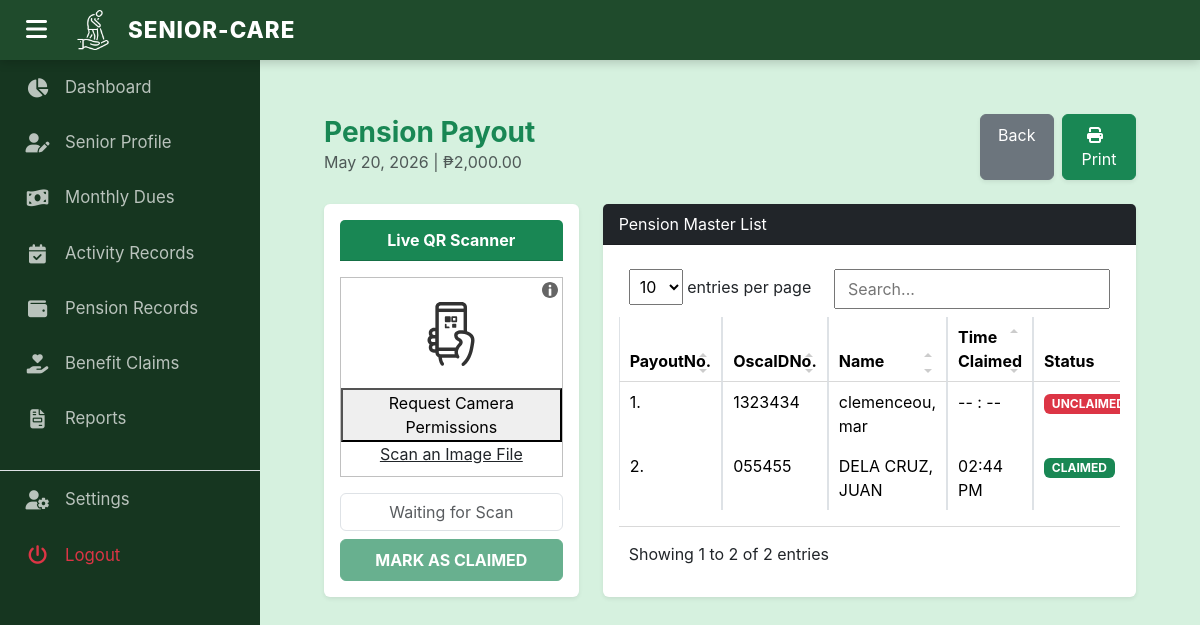
Screenshot of /admin/pension_attendance.php?id=12 (signed in) with the database file from the repository.
### tables this page shows
CREATE TABLE `pension_master` (
  `PensionMasterID` int(11) NOT NULL,
  `PayoutDate` date NOT NULL,
  `CashAmount` decimal(10,2) NOT NULL
);

CREATE TABLE `transaction_logs` (
  `LogID` int(11) NOT NULL,
  `OscaIDNo` varchar(50) NOT NULL,
  `ActivityID` int(11) DEFAULT NULL,
  `PensionMasterID` int(11) DEFAULT NULL,
  `ClaimType` varchar(50) DEFAULT NULL,
  `Amount_Released` decimal(10,2) DEFAULT NULL,
  `DateRecorded` date NOT NULL,
  `TimeRecorded` time NOT NULL,
  `Status` varchar(20) DEFAULT 'Unclaimed',
  `ControlNo` varchar(50) DEFAULT NULL,
  `Reason` text DEFAULT NULL,
  `IsRead` tinyint(1) NOT NULL DEFAULT 0
);

CREATE TABLE `seniors` (
  `OscaIDNo` varchar(50) NOT NULL,
  `LastName` varchar(100) NOT NULL,
  `FirstName` varchar(100) NOT NULL,
  `MiddleName` varchar(100) DEFAULT NULL,
  `Sex` enum('Male','Female') NOT NULL,
  `Purok` varchar(50) DEFAULT NULL,
  `Barangay` varchar(100) DEFAULT NULL,
  `Birthday` date NOT NULL,
  `CitizenStatus` enum('Active','Inactive') DEFAULT 'Active',
  `PensionerStatus` enum('Pensioner','Non-Pensioner') DEFAULT 'Non-Pensioner'
);

### admin/pension_attendance.php (the view, shortened to what this page needs)
<?php
require_once('includes/session.php');
$pid = $_GET['id'];
$res = mysqli_query($conn, "SELECT PensionMasterID, PayoutDate, CashAmount FROM pension_master WHERE PensionMasterID = '$pid'");
$payout = mysqli_fetch_array($res);
?>
<!DOCTYPE html>
<html lang="en">
<head>
    <link href="../vendor/simple-datatables/css/style.min.css" rel="stylesheet" />
    <link href="../vendor/bootstrap/css/bootstrap.min.css" rel="stylesheet">
    <link rel="stylesheet" href="../vendor/font-awesome/css/all.min.css">
    <link href="css/style.css?v=<?php echo time(); ?>" rel="stylesheet" />
</head>
<body class="sb-nav-fixed">
    <?php include('includes/header.php'); ?>
    <?php include('includes/sidebar.php'); ?>
    <main id="main-content">
        <div class="container-fluid px-4">
            <div class="d-flex flex-column flex-md-row justify-content-between align-items-md-center mt-4 mb-4 gap-3">
                <div>
                    <h3 class="fw-bold text-success m-0">Pension Payout</h3>
                    <p class="text-muted mb-1"><?php echo date("M d, Y", strtotime($payout['PayoutDate'])); ?> | ₱<?php echo number_format($payout['CashAmount'], 2); ?></p>
                </div>
                <div class="no-print d-flex flex-column flex-sm-row gap-2">
                    <a href="pension.php" class="btn btn-secondary shadow-sm w-100 py-2">Back</a>
                    <button onclick="printTable()" class="btn btn-success shadow-sm w-100 py-2"><i class="fa fa-print me-2"></i>Print</button>
                </div>
            </div>
            <div class="row">
                <div class="col-md-4">
                    <div class="card p-3 shadow-sm border-0">
                        <div class="card-header bg-success text-white fw-bold text-center mb-3">Live QR Scanner</div>
                        <div id="reader"></div>
                        <form action="query_record_pension_attendance.php" method="POST" class="mt-3" id="pensionScannerForm">
                            <input type="text" name="oscaID" id="scanned_id" class="form-control text-center font-weight-bold text-primary mb-2" readonly placeholder="Waiting for Scan">
                            <button type="submit" id="submitBtn" class="btn btn-success w-100 py-2 fw-bold" disabled>MARK AS CLAIMED</button>
                        </form>
                    </div>
                </div>
                <div class="col-md-8">
                    <div class="card shadow-sm border-0">
                        <div class="card-header bg-dark text-white font-weight-bold">Pension Master List</div>
                        <div class="card-body">
                            <div class="table-responsive">
                            <table class="table table-bordered" id="datatablesSimple" width="100%" cellspacing="0">
                                <thead>
                                    <tr>
                                        <th>PayoutNo.</th>
                                        <th>OscaIDNo.</th>
                                        <th>Name</th>
                                        <th>Time Claimed</th>
                                        <th>Status</th>
                                    </tr>
                                </thead>
                                <?php
                                $clem = mysqli_query($conn, "SELECT seniors.OscaIDNo, LastName, FirstName, DateRecorded, TimeRecorded, Status, Reason, ControlNo FROM seniors LEFT JOIN transaction_logs ON seniors.OscaIDNo = transaction_logs.OscaIDNo AND PensionMasterID = '$pid' AND ClaimType = 'Pension Claim' WHERE PensionerStatus = 'Pensioner' ORDER BY DateRecorded DESC, TimeRecorded DESC, LastName ASC");
                                $counter = 1;
                                while($display = mysqli_fetch_array($clem)){
                                    $status = $display['Status'];
                                    if ($status == "Claimed") {
                                        $statusText = '<span class="badge bg-success">CLAIMED</span>';
                                        $time = $display['TimeRecorded'] ? date("h:i A", strtotime($display['TimeRecorded'])) : "-- : --";
                                    } else {
                                        $statusText = '<span class="badge bg-danger">UNCLAIMED</span>';
                                        $time = "-- : --";
                                    }
                                ?>
                                <tr>
                                    <td><?php echo $counter++; ?>.</td>
                                    <td><?php echo $display['OscaIDNo']; ?></td>
                                    <td><?php echo $display['LastName']; ?>, <?php echo $display['FirstName']; ?></td>
                                    <td><?php echo $time; ?></td>
                                    <td><?php echo $statusText; ?></td>
                                </tr>
                                <?php } ?>
                            </table>
                            </div>
                        </div>
                    </div>
                </div>
            </div>
        </div>
    </main>
</body>
</html>

### admin/css/style.css (style rules this page uses)
:root { --forest-deep: #1F4B2C; --sidebar-dark: #163620; --accent-mint: #91EAAF; --lime-highlight: #C3E956; --bg-pale: #D6F1DF; --header-height: 60px; --sidebar-width: 260px; --sidebar-collapsed-width: 70px; --transition-speed: 0.3s; }
body { font-family: 'Inter', sans-serif; margin: 0; background-color: var(--bg-pale); overflow-x: hidden; color: #333; }
#main-content { margin-top: var(--header-height); margin-left: var(--sidebar-width); padding: 30px 40px; min-height: calc(100vh - var(--header-height)); transition: margin-left var(--transition-speed) ease; }
.table-responsive { display: block; width: 100%; overflow-x: auto; -webkit-overflow-scrolling: touch; }

### rows the page displays
pension_master: PayoutDate "May 20, 2026", CashAmount "2,000.00"
transaction_logs: OscaIDNo.OscaIDNo "1323434", OscaIDNo.LastName "clemenceou", OscaIDNo.FirstName "mar", Status "-- : --", shows "UNCLAIMED"
transaction_logs: OscaIDNo.OscaIDNo "055455", OscaIDNo.LastName "DELA CRUZ", OscaIDNo.FirstName "JUAN", TimeRecorded "02:44 PM", Status "CLAIMED"
